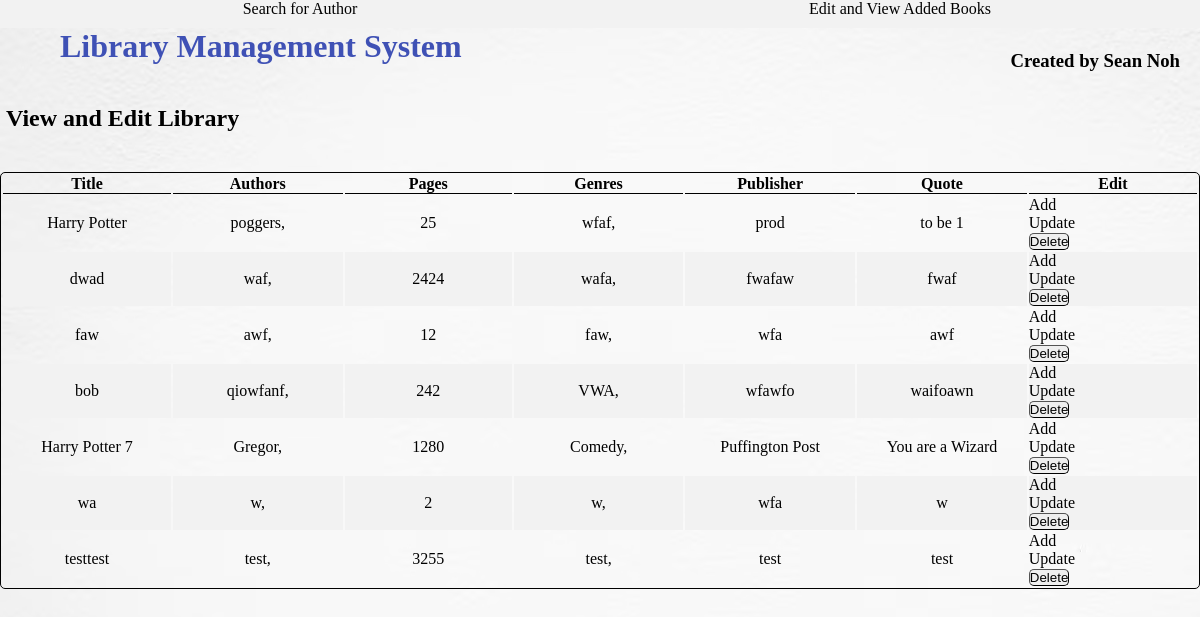
The app's page /edit-books, older data.
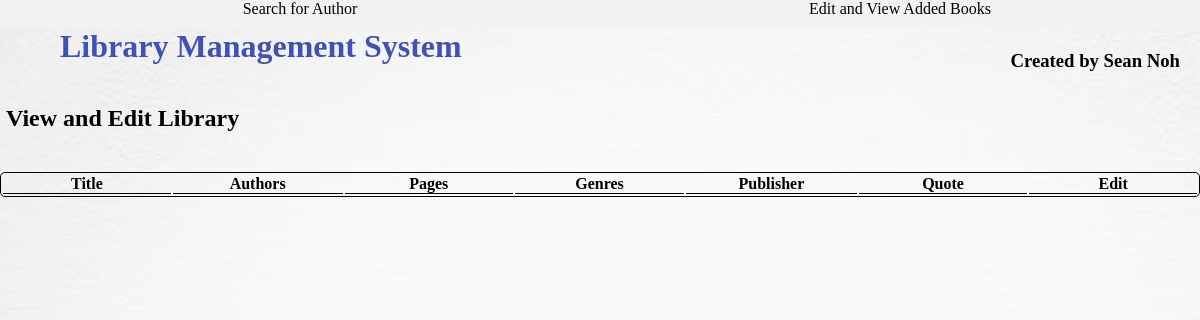
The same page, newer data.
### BookManager/models.py (models this page shows, shortened)
class Book(models.Model):
    title = models.CharField(max_length=50)
    pages = models.PositiveIntegerField()
    publisher = models.CharField(max_length=50)
    quote = models.CharField(max_length=200)
    def __str__(self):
        return f"{self.title}"

class Author(models.Model):
    name = models.CharField(max_length=50)
    book = models.ForeignKey(Book, on_delete=models.CASCADE)

class Genre(models.Model):
    genre = models.CharField(max_length=20)
    book = models.ForeignKey(Book, on_delete=models.CASCADE)

### BookManager/views.py (the view)
# urls.py: path("edit-books", views.editBooks, name="edit"),
def editBooks(request):
    return renderAllBooks(request, "BookManager/edit.html")

### BookManager/views.py (called while the page is built)
def fillBookKeys(books):
    bookInformation = {}
    for book in books:
        bookInformation[book.title] = {
            "author": [],
            "genre": [],
        }
    return bookInformation

def renderAllBooks(request, location):
    bookDictionary = bookDictionaryInit(Book.objects.all())
    context = sortBookInformation(
        bookDictionary["books"], bookDictionary["bookInformation"])
    return render(request, location, context)

def bookDictionaryInit(books):
    bookInformation = fillBookKeys(books)
    authors = Author.objects.all()
    genres = Genre.objects.all()
    for author in authors:
        book = str(author.book)
        if book in bookInformation:
            bookData = bookInformation[book]
            bookAuthorList = bookData["author"]
            bookAuthorList.append(author.name)
    for genre in genres:
        book = str(genre.book)
        if book in bookInformation:
            bookData = bookInformation[book]
            bookGenreList = bookData["genre"]
            bookGenreList.append(genre.genre)
    return {
        "books": books,
        "bookInformation": bookInformation
    }

### BookManager/templates/BookManager/edit.html (shortened to what this page needs)
{% extends "BookManager/base.html" %} {% block body %}
<div class="subtitle-container">
  <h2 class="subtitle">View and Edit Library</h2>
</div>
<div class="book-display">
  {% if booksInfo %}
  <div class="book-container">
    <table class="book-table">
      <thread>
        <tr>
          <th>Title</th>
          <th>Authors</th>
          <th>Pages</th>
          <th>Genres</th>
          <th>Publisher</th>
          <th>Quote</th>
          <th>Edit</th>
        </tr>
      </thread>
      <tbody>
        {% for book, authors, genres in booksInfo %}
        <tr>
          <td>{{ book.title }}</td>
          <td>
            {% for author in authors %} <span>{{ author }}, </span> {% endfor %}
          </td>
          <td>{{ book.pages }}</td>
          <td>
            {% for genre in genres%} <span>{{ genre }}, </span> {% endfor %}
          </td>
          <td>{{book.publisher}}</td>
          <td>{{book.quote}}</td>
          <td>
            <div class="crud-container">
              <ul class="crud-list">
                <li>
                  <a href="{% url 'add' %}" class="crud-a">Add</a>
                </li>
                <li>
                  <a href="{% url 'update' book.id %}" class="crud-a">Update</a>
                </li>
                <li>
                  <form action="{% url 'delete' book.id %}" method="POST">
                    <button type="submit" class="crud-button">Delete</button>
                  </form>
                </li>
              </ul>
            </div>
          </td>
        </tr>
        {% endfor %}
      </tbody>
    </table>
  </div>
  {% else %}
  <h5 class="message-text">No Books are recorded</h5>
  {% endif %}
</div>
{% endblock %}

Row changes from the older to the newer data that the page shows:
removed Book: title "Harry Potter", pages "25", publisher "prod", quote "to be 1"
removed Author: authors "poggers"
removed Genre: genres "wfaf"
removed Book: title "dwad", pages "2424", publisher "fwafaw", quote "fwaf"
removed Author: authors "waf"
removed Genre: genres "wafa"
removed Book: title "faw", pages "12", publisher "wfa", quote "awf"
removed Author: authors "awf"
removed Genre: genres "faw"
removed Book: title "bob", pages "242", publisher "wfawfo", quote "waifoawn"
removed Author: authors "qiowfanf"
removed Genre: genres "VWA"
removed Book: title "Harry Potter 7", pages "1280", publisher "Puffington Post", quote "You are a Wizard"
removed Author: authors "Gregor"
removed Genre: genres "Comedy"
removed Book: title "wa", authors "w", pages "2", genres "w", publisher "wfa", quote "w"
removed Book: title "testtest", pages "3255", publisher "test", quote "test"
removed Author: authors "test"
removed Genre: genres "test"
